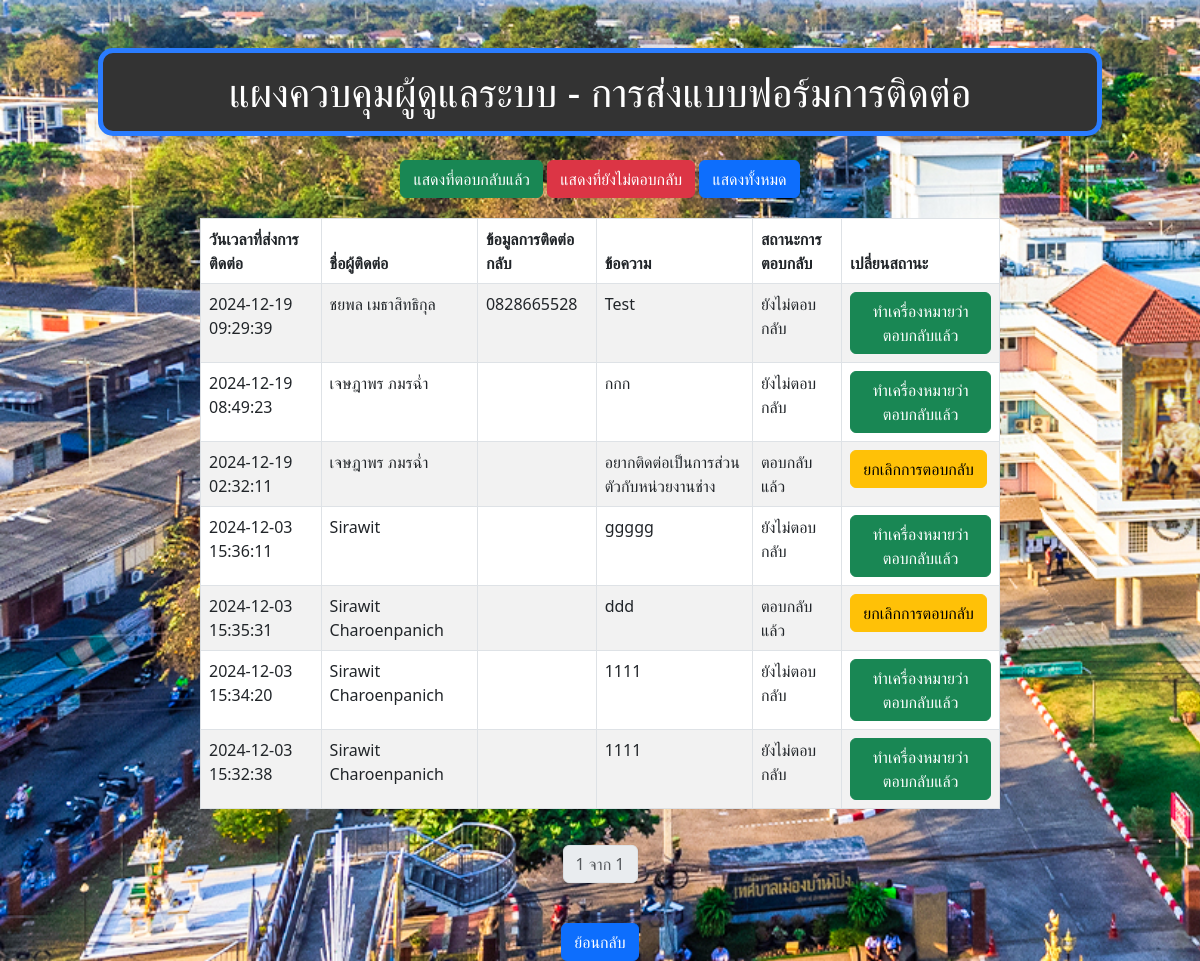
The app's page /view_contact.php with its own data.
### tables this page shows
CREATE TABLE `contact_table` (
  `id` int(11) NOT NULL,
  `name` text NOT NULL,
  `contact` text NOT NULL,
  `message` text NOT NULL,
  `submitted_at` timestamp NOT NULL DEFAULT current_timestamp(),
  `contacted_back` tinyint(1) DEFAULT 0
);

### view_contact.php (the view, shortened to what this page needs)
<?php
include 'db_web.php';
$items_per_page = 20;
$page = isset($_GET['page']) ? (int)$_GET['page'] : 1;
$offset = ($page - 1) * $items_per_page;
$sql_count = "SELECT COUNT(id) AS total FROM contact_table";
$result_count = $conn->query($sql_count);
$row_count = $result_count->fetch_assoc();
$total_items = $row_count['total'];
$total_pages = ceil($total_items / $items_per_page);
$sql = "SELECT id, name, contact, message, submitted_at, contacted_back FROM contact_table";
$sql .= " ORDER BY submitted_at DESC LIMIT $items_per_page OFFSET $offset";
$result = $conn->query($sql);
?>
<!DOCTYPE html>
<html lang="en">
<head>
    <link href="https://cdn.jsdelivr.net/npm/bootstrap@5.3.0-alpha1/dist/css/bootstrap.min.css" rel="stylesheet">
</head>
<body>
    <div class="container mt-5">
        <header class="header">
            <h1>แผงควบคุมผู้ดูแลระบบ - การส่งแบบฟอร์มการติดต่อ</h1>
        </header>
    </div>
    <div class="text-center mt-4">
        <a href="?contacted_back=1" class="btn btn-success">แสดงที่ตอบกลับแล้ว</a>
        <a href="?contacted_back=0" class="btn btn-danger">แสดงที่ยังไม่ตอบกลับ</a>
        <a href="view_contact.php" class="btn btn-primary">แสดงทั้งหมด</a>
    </div>
    <div class="table-responsive table-container">
        <table class="table table-striped table-bordered">
            <thead>
                <tr>
                    <th>วันเวลาที่ส่งการติดต่อ</th>
                    <th>ชื่อผู้ติดต่อ</th>
                    <th>ข้อมูลการติดต่อกลับ</th>
                    <th>ข้อความ</th>
                    <th>สถานะการตอบกลับ</th>
                    <th>เปลี่ยนสถานะ</th>
                </tr>
            </thead>
            <tbody>
                <?php
                if ($result->num_rows > 0) {
                    while ($row = $result->fetch_assoc()) {
                        $contacted_back = $row['contacted_back'] ? 'ตอบกลับแล้ว' : 'ยังไม่ตอบกลับ';
                        $button_text = $row['contacted_back'] ? 'ยกเลิกการตอบกลับ' : 'ทำเครื่องหมายว่าตอบกลับแล้ว';
                        $button_class = $row['contacted_back'] ? 'btn-warning' : 'btn-success';
                        echo "<tr>
                                <td>{$row['submitted_at']}</td>
                                <td>{$row['name']}</td>
                                <td>{$row['contact']}</td>
                                <td>{$row['message']}</td>
                                <td>{$contacted_back}</td>
                                <td>
                                    <form method='POST' action='update_contacted_status.php'>
                                        <input type='hidden' name='id' value='{$row['id']}'>
                                        <button type='submit' class='btn $button_class'>$button_text</button>
                                    </form>
                                </td>
                            </tr>";
                    }
                } else {
                    echo "<tr><td colspan='7'>ไม่พบข้อมูลการส่งการติดต่อ</td></tr>";
                }
                ?>
            </tbody>
        </table>
    </div>
    <div class="d-flex justify-content-center">
        <ul class="pagination">
            <li class="page-item disabled"><span class="page-link"><?= $page ?> จาก <?= $total_pages ?></span></li>
        </ul>
    </div>
    <div class="text-center mt-4">
        <a href="admin_page.php" class="btn btn-primary">ย้อนกลับ</a>
    </div>
</body>
</html>

### view_contact.php (style rules this page uses)
body { background-image: url('img/adminbg.jpg'); background-size: cover; background-attachment: fixed; }
.header { background: #333; color: #fff; padding: 15px 30px; display: flex; justify-content: center; align-items: center; border: 5px solid #2a7cff; border-radius: 15px; width: 90%; margin: 20px auto; box-shadow: 0 4px 8px rgba(0, 0, 0, 0.1); text-align: center; }
.header h1 { margin: 0; }
.table { background-color: white; }
.table th, .table td { background-color: white; }
.table-container { padding: 20px; max-width: 70%; margin: 0 auto; }

### records on screen
contact_table: submitted_at "2024-12-19 09:29:39", name "ชยพล เมธาสิทธิกุล", contact "0828665528", message "Test", contacted_back "ยังไม่ตอบกลับ", contacted_back "ทำเครื่องหมายว่าตอบกลับแล้ว"
contact_table: submitted_at "2024-12-19 08:49:23", name "เจษฎาพร ภมรฉ่ำ", message "กกก", contacted_back "ยังไม่ตอบกลับ", contacted_back "ทำเครื่องหมายว่าตอบกลับแล้ว"
contact_table: submitted_at "2024-12-19 02:32:11", name "เจษฎาพร ภมรฉ่ำ", message "อยากติดต่อเป็นการส่วนตัวกับหน่วยงานช่าง", contacted_back "ตอบกลับแล้ว", contacted_back "ยกเลิกการตอบกลับ"
contact_table: submitted_at "2024-12-03 15:36:11", name "Sirawit", message "ggggg", contacted_back "ยังไม่ตอบกลับ", contacted_back "ทำเครื่องหมายว่าตอบกลับแล้ว"
contact_table: submitted_at "2024-12-03 15:35:31", name "Sirawit Charoenpanich", message "ddd", contacted_back "ตอบกลับแล้ว", contacted_back "ยกเลิกการตอบกลับ"
contact_table: submitted_at "2024-12-03 15:34:20", name "Sirawit Charoenpanich", message "1111", contacted_back "ยังไม่ตอบกลับ", contacted_back "ทำเครื่องหมายว่าตอบกลับแล้ว"
contact_table: submitted_at "2024-12-03 15:32:38", name "Sirawit Charoenpanich", message "1111", contacted_back "ยังไม่ตอบกลับ", contacted_back "ทำเครื่องหมายว่าตอบกลับแล้ว"

### other values on screen
$page "1"
$total_pages "1"
